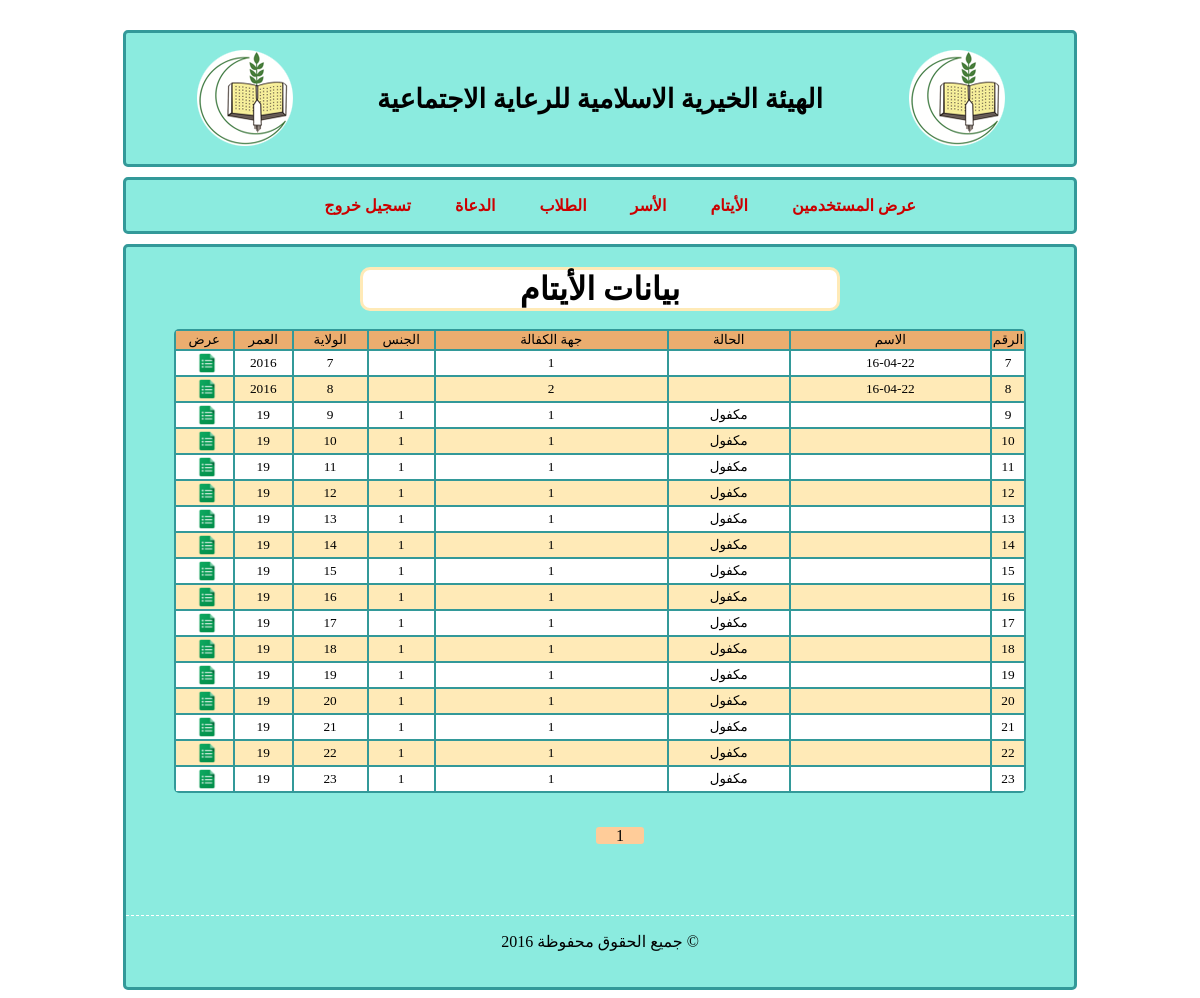
The page /admin/orphan/showOrphans.php on the database as committed earlier.
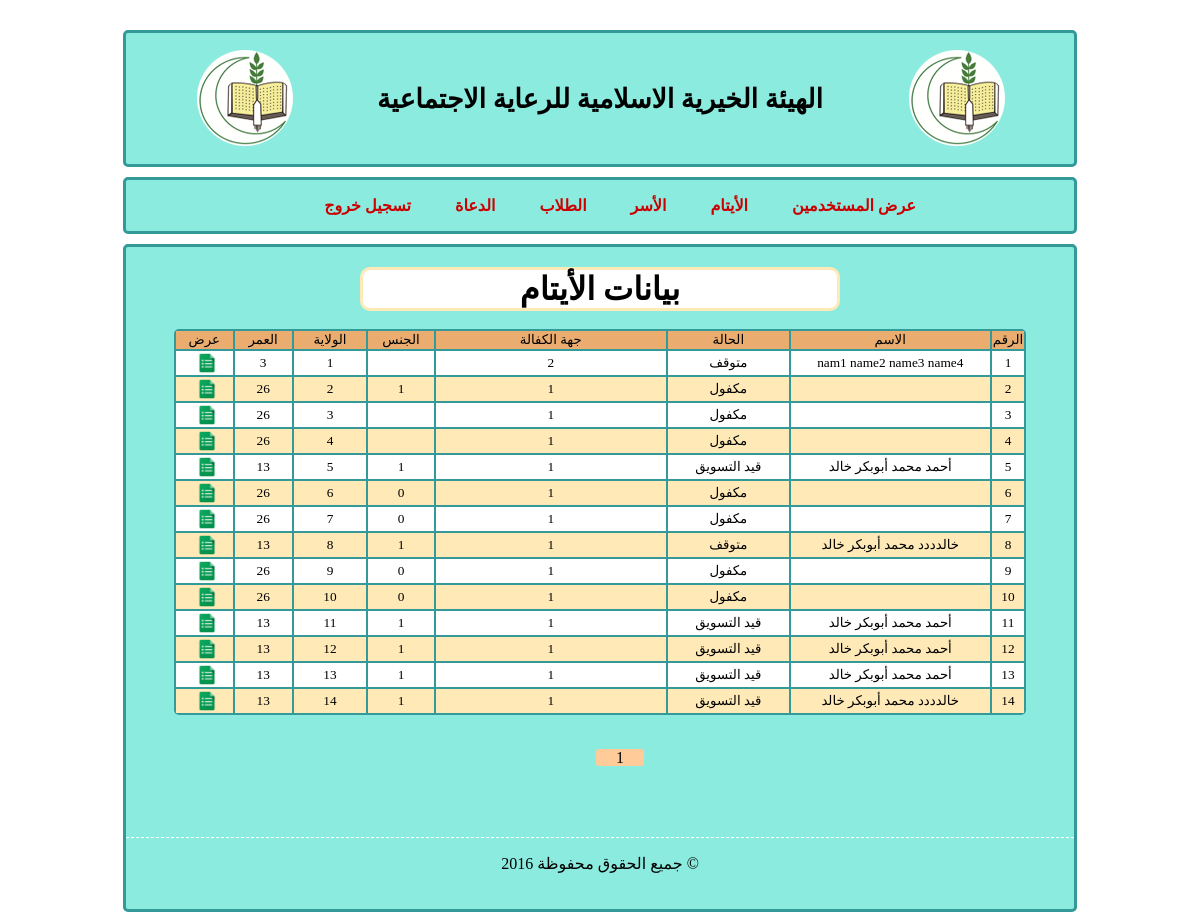
The same page on the database as committed later.
### tables this page shows
CREATE TABLE IF NOT EXISTS `orphan` (
  `id` int(11) NOT NULL AUTO_INCREMENT,
  `state` varchar(50) NOT NULL,
  `warranty_organization` int(11) NOT NULL,
  `saving` int(11) NOT NULL,
  `last_sponsorship_date` date NOT NULL,
  `first_name` varchar(50) NOT NULL,
  `meddle_name` varchar(50) NOT NULL,
  `last_name` varchar(50) NOT NULL,
  `last_4th_name` varchar(50) NOT NULL,
  `birth_date` date NOT NULL,
  `sex` varchar(6) NOT NULL,
  `mother_first_name` varchar(50) NOT NULL,
  `mother_middle_name` varchar(50) NOT NULL,
  `mother_last_name` varchar(50) NOT NULL,
  `mother_4th_name` varchar(50) NOT NULL,
  `mother_Birth_date` date NOT NULL,
  `mother_state` varchar(100) NOT NULL,
  `father_dead_date` date NOT NULL,
  `father_dead_cause` varchar(100) NOT NULL,
  `father_work` varchar(100) NOT NULL,
  `residence_state` int(11) NOT NULL,
  `city` varchar(100) NOT NULL,
  `District` varchar(100) NOT NULL,
  `section` int(10) NOT NULL,
  `house_no` int(50) NOT NULL,
  `phone1` int(20) NOT NULL,
  `phone2` int(20) NOT NULL,
  `studing_state` varchar(50) NOT NULL,
  `nonstuding_cause` varchar(50) NOT NULL,
  `school_name` varchar(50) NOT NULL,
  `level` varchar(100) NOT NULL,
  `year` varchar(100) NOT NULL,
  `quran_parts` int(10) NOT NULL,
  `health_state` varchar(50) NOT NULL,
  `ill_cause` varchar(50) NOT NULL,
  `data_entery_name` varchar(50) NOT NULL,
  `data_entery_date` date NOT NULL,
  UNIQUE KEY `id` (`id`),
  KEY `warranty_organization` (`warranty_organization`),
  KEY `residence_state` (`residence_state`)
);

### utils/orphanAPI.php (called while the page is built, shortened)
<?php
function fp_orphan_get($extra = ''){
	$query = sprintf("SELECT * FROM `orphan` %s",$extra);
	$qresult = @mysql_query($query);
	$rcount = mysql_num_rows($qresult);
	$orphans = array();
	for($i = 0 ; $i < $rcount ; $i++)
		$orphans[@count($orphans)] = @mysql_fetch_object($qresult);
	return $orphans ;
	}
function fp_orphan_get_num_rows(){
	$query = sprintf("SELECT * FROM `orphan`");
	$qresult = @mysql_query($query);
        return mysql_num_rows($qresult);
}
?>

### admin/orphan/showOrphans.php (the view, shortened to what this page needs)
<?php
	include('../../utils/db.php');
	include('../../utils/orphanAPI.php');
        $start=0;
    $limit=20;
    $total_results = fp_orphan_get_num_rows();
        $total=ceil($total_results/$limit);
    if(!isset($_GET['page']) || $_GET['page'] == '' || (int)$_GET['page'] == 0 || $_GET['page']>$total)
    {
    $page=1;
    }
    else{
    $page=$_GET['page'];
    $start=($page-1)*$limit;
    }
        $orphans = fp_orphan_get("LIMIT $start, $limit");
?>
<!DOCTYPE html PUBLIC "-//W3C//DTD XHTML 1.0 Transitional//EN" "http://www.w3.org/TR/xhtml1/DTD/xhtml1-transitional.dtd">
<html xmlns="http://www.w3.org/1999/xhtml">
<head>
<link href="../../style/pageStyle.css" rel="stylesheet" type="text/css" />
</head>
<body>
<div id="title">
<table width="90%" border="0" align="center">
  <tr>
    <td><img src="../../images/logo.png" /></td>
    <td><h1>الهيئة الخيرية الاسلامية للرعاية الاجتماعية</h1></td>
    <td><img src="../../images/logo.png" /></td>
  </tr>
</table>
</div>
<div class="menu">
	<ul>
      <li><a href="cars.html">تسجيل خروج</a>
      <li><a href="customers.html">الدعاة</a>
      <li><a href="employees.html">الطلاب</a>
      <li><a href="reports.html">الأسر</a>
      <li><a href="main.html">الأيتام</a>
      <li><a href="main.html">عرض المستخدمين</a>
   </ul>
</div>
<div class="main">
<h1 align="center" class="adress"> بيانات الأيتام </h1>
<br />
 <?php
	$ocount = @count($orphans);
?>
<table width="90%" border="0" align="center" class="table">
    <tr class="table_header" align="center">
    <td width="7%">عرض</td>
    <td width="7%">العمر</td>
    <td width="9%">الولاية </td>
    <td width="8%">الجنس </td>
    <td width="29%">جهة الكفالة</td>
    <td width="15%">الحالة</td>
    <td width="28%">الاسم </td>
    <td  width="4%">الرقم</td>
  </tr>
  <?php
function ageCalculator($dob){
        if(!empty($dob)){
        $birthdate = new DateTime($dob);
        $today   = new DateTime('today');
        $age = $birthdate->diff($today)->y;
        return $age;
    }
	else
        return 0;
}
  	for($i = 0 ; $i < $ocount ; $i++){
		$orphan = $orphans[$i];
  ?>
    <tr align="center" class="table_data<?php echo $i%2?>">
    <td  onclick="window.location.href='orphanInfo.php?id='+<?php echo $orphan->id?>"><img alt="عرض" align="middle" width="22px"  src="../../images/style images/show_icon.png" style="padding-left:5px" /></td>
    <td width="7%"><?php
echo ageCalculator($orphan->birth_date);?></td>
 	<td width="9%"><?php echo $orphan->id?></td>
    <td width="8%"><?php echo $orphan->sex?> </td>
    <td width="29%"><?php
                                            echo $orphan->warranty_organization;
                                                    ?></td>
    <td width="15%"><?php fp_get_state($orphan->state)?></td>
    <td width="28%"> <?php echo $orphan->first_name." ".$orphan->meddle_name." ".$orphan->last_name." ".$orphan->last_4th_name?></td>
    <td width="4%"><?php echo $orphan->id?></td>
  </tr>
  <?php } ?>
  </table>
<br />
<div class="pagination">
    <ul class='page'>
  <?php
        for($i=1;$i<=$total;$i++)
        {
            if($i==$page) { echo "<li class='current'>".$i."</li>"; }
            else { echo "<li><a href='?page=".$i."'>".$i."</a></li>"; }
        }
?>
</ul>
</div>
<div id="footer">
  <p>جميع الحقوق محفوظة 2016 &copy;</p>
</div>
</div>
</body>
</html>

### utils/db.php (shortened to what this page needs)
<?php
        function fp_get_state($state){
            switch($state){
		case 1 :
                    echo "مكفول";
                    break;
                case 2 :
                    echo "قيد التسويق";
                    break;
		case 3 :
                    echo "متوقف";
        }
        }
?>

Rows that differ between the two databases and show on the page:
removed orphan: birth_date "19", id "15", sex "1", warranty_organization "1", state "مكفول"
removed orphan: birth_date "19", id "16", sex "1", warranty_organization "1", state "مكفول"
removed orphan: birth_date "19", id "17", sex "1", warranty_organization "1", state "مكفول"
removed orphan: birth_date "19", id "18", sex "1", warranty_organization "1", state "مكفول"
removed orphan: id "19", sex "1", warranty_organization "1", state "مكفول"
removed orphan: birth_date "19", id "20", sex "1", warranty_organization "1", state "مكفول"
removed orphan: birth_date "19", id "21", sex "1", warranty_organization "1", state "مكفول"
removed orphan: birth_date "19", id "22", sex "1", warranty_organization "1", state "مكفول"
removed orphan: birth_date "19", id "23", sex "1", warranty_organization "1", state "مكفول"
added orphan: birth_date "3", id "1", warranty_organization "2", state "متوقف", first_name "nam1", meddle_name "name2", last_name "name3", last_4th_name "name4"
added orphan: birth_date "26", id "2", sex "1", warranty_organization "1", state "مكفول"
added orphan: birth_date "26", id "3", warranty_organization "1", state "مكفول"
added orphan: birth_date "26", id "4", warranty_organization "1", state "مكفول"
added orphan: birth_date "13", id "5", sex "1", warranty_organization "1", state "قيد التسويق", first_name "أحمد", meddle_name "محمد", last_name "أبوبكر", last_4th_name "خالد"
added orphan: birth_date "26", id "6", sex "0", warranty_organization "1", state "مكفول"
changed orphan id 7: birth_date "2016" → "26"; sex (not shown) → "0"; first_name "16-04-22" → (not shown)
changed orphan id 8: birth_date "2016" → "13"; sex (not shown) → "1"; warranty_organization "2" → "1"; first_name "16-04-22" → "خالدددد"; meddle_name (not shown) → "محمد"; last_name (not shown) → "أبوبكر"; last_4th_name (not shown) → "خالد"
changed orphan id 9: birth_date "19" → "26"; sex "1" → "0"
changed orphan id 10: birth_date "19" → "26"; sex "1" → "0"
changed orphan id 11: birth_date "19" → "13"; first_name (not shown) → "أحمد"; meddle_name (not shown) → "محمد"; last_name (not shown) → "أبوبكر"; last_4th_name (not shown) → "خالد"; state "مكفول" → "قيد التسويق"
changed orphan id 12: birth_date "19" → "13"; first_name (not shown) → "أحمد"; meddle_name (not shown) → "محمد"; last_name (not shown) → "أبوبكر"; last_4th_name (not shown) → "خالد"; state "مكفول" → "قيد التسويق"
changed orphan id 13: birth_date "19" → "13"; first_name (not shown) → "أحمد"; meddle_name (not shown) → "محمد"; last_name (not shown) → "أبوبكر"; last_4th_name (not shown) → "خالد"; state "مكفول" → "قيد التسويق"
changed orphan id 14: birth_date "19" → "13"; first_name (not shown) → "خالدددد"; meddle_name (not shown) → "محمد"; last_name (not shown) → "أبوبكر"; last_4th_name (not shown) → "خالد"; state "مكفول" → "قيد التسويق"
